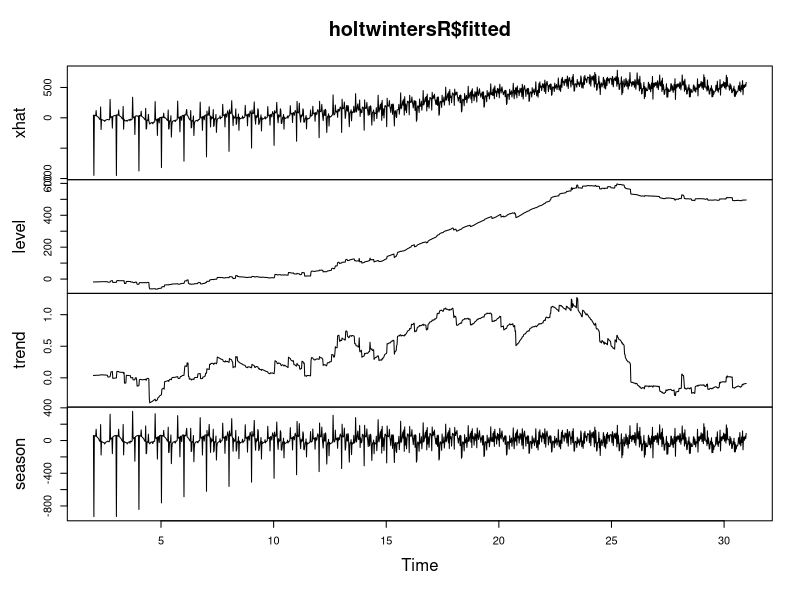
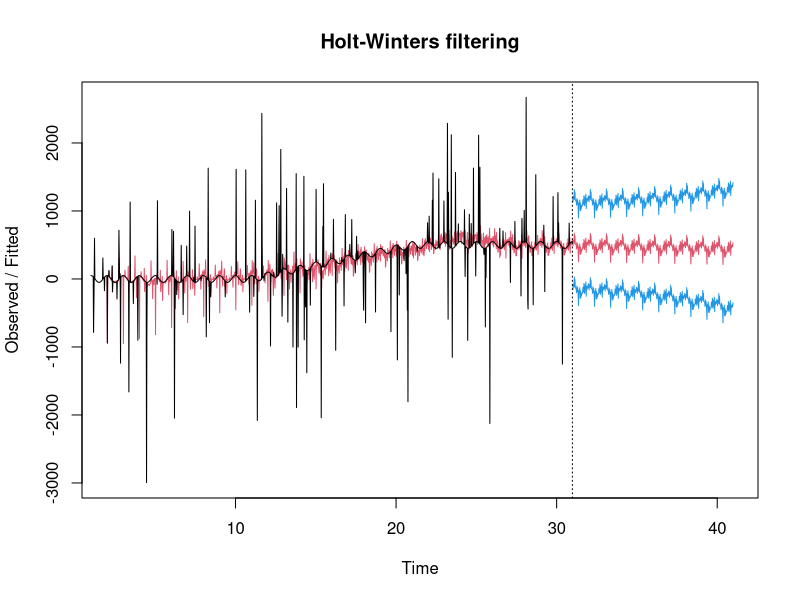

Generate these figures, in order, with R:
df_paper <- read.csv("DataPaper/df_synthetic_paper.csv")

ts_clean = ts(df_paper['ts_outlier'], frequency = 50)

holtwintersR <- HoltWinters(ts_clean)
plot(holtwintersR$fitted)

p <- predict(holtwintersR, 500, prediction.interval = TRUE, level = 0.95)
plot(holtwintersR, p)